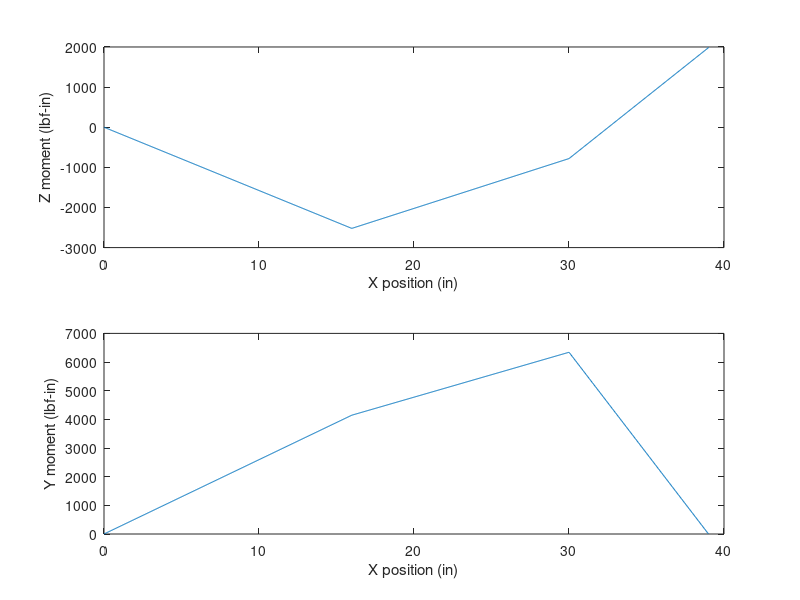
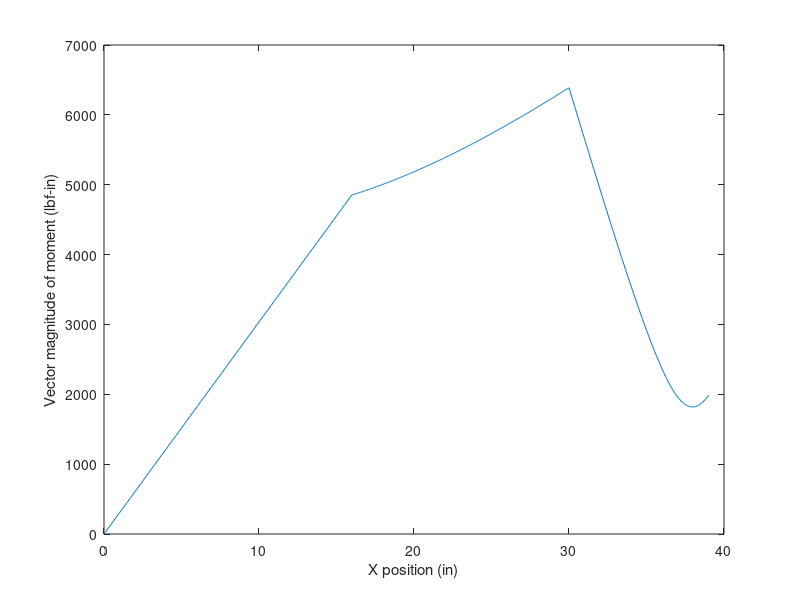
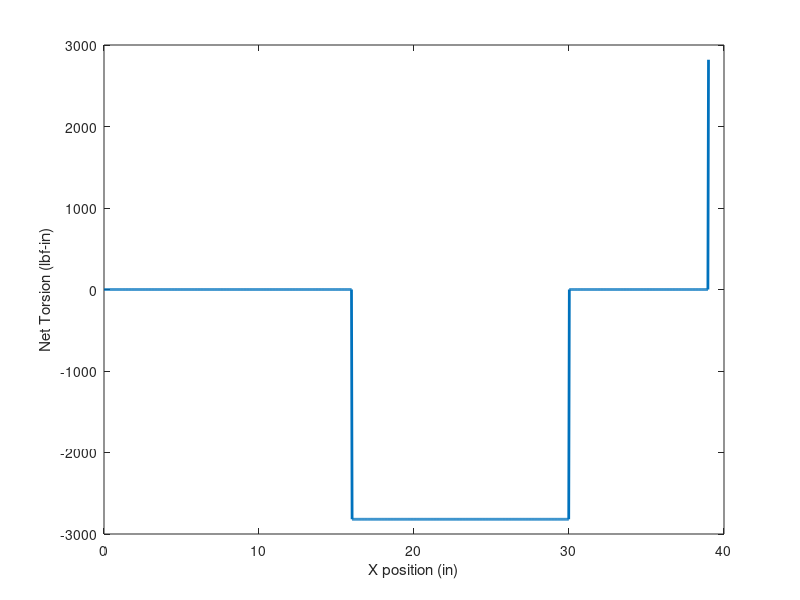

These figures' MATLAB source, in order: (Note: this script raises an error after producing the figures.)
clear;
clc;

%% 

x = [0, 16, 30, 39]; % locations of loading
F_y = [-157.73, 300*cosd(20), 183.12, 750*sind(20) ]; % forces in y
F_z = [259.31, -300*sind(20), -861.48, 750*cosd(20)]; % forces in z
T = [0, -2819.08, 0, 2819.08]; % torsion in shaft

S_UT = 64000; % psi

%%%%%%%% an interpolation vector
x_interp = linspace(x(1), x(end), 1000);

%%%%%%%% Construct the shear diagram
shear_y = cumsum(F_y);
shear_z = cumsum(F_z);

shear_y_interp = interp1(x, shear_y, x_interp, 'previous');
shear_z_interp = interp1(x, shear_z, x_interp, 'previous');

%%%%%%%% Construct the moment diagram
moment_y_interp = cumtrapz(x_interp, shear_y_interp);
moment_z_interp = cumtrapz(x_interp, shear_z_interp);

%%%%%%%% Construct the net torsion and net moment
total_moment_interp = sqrt(moment_y_interp.^2 + moment_z_interp.^2);
T_interp = interp1(x, T, x_interp, 'previous');

%% Part C
figure(1)
subplot(2,1,1);
plot(x_interp, moment_y_interp);
%axis([0, 39, 0, 5000]);
xlabel('X position (in)');
ylabel('Z moment (lbf-in)');

subplot(2,1,2);
plot(x_interp, moment_z_interp);
%axis([0, 39 -9000, 0]);
xlabel('X position (in)');
ylabel('Y moment (lbf-in)');


%% Part D
figure(2)
plot(x_interp, total_moment_interp)
xlabel('X position (in)');
ylabel('Vector magnitude of moment (lbf-in)');

momentMax = max(total_moment_interp);

%% Part E
figure(3)
plot(x_interp, T_interp,'LineWidth',2)
% axis([0, 30, 0, 2000]);
xlabel('X position (in)');
ylabel('Net Torsion (lbf-in)');

%% problem 3B
Diam = [1.5, 1.75 2.25 1.75 1.5 1.5];


sigma_a = 32*total_moment_interp ./ (pi * Diam.^3);
sigma_m = 16*T_interp ./ (pi * Diam.^3);


%%%%%%%% Calculate S_E and mean stresses

k_a = 2*(S_UT/1000)^(-0.217);       % Cold rolled PSI
k_b = k_b_function(Diam);           % D < 2 inches
k_c = 1;
k_d = 1;
k_e = 0.868;


%% helper
function out = k_b_function(Diam)
    if Diam < 2
        out = (Diam / 0.3)^(-0.107);
    else
        out = 0.91*(Diam)^(-0.157);
    end
    
end

